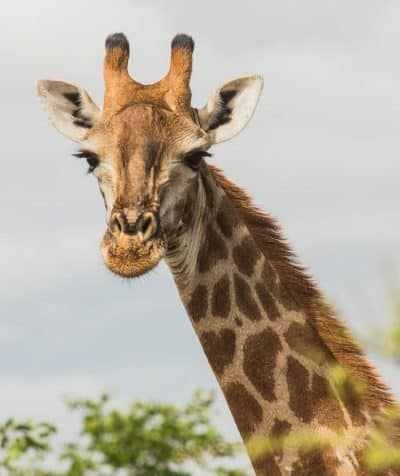
#> input picture Giraffe.jpg, 400 x 476 px
$ python -i ex2_utils.py   (imports and definitions only)   (older library calls are emulated)
#> lines starting #> are read from the running program, lines starting #| are printed output that depends on the picture
#> further down, picture is the input picture: shape (476, 400, 3); mean B, G, R 155.4, 171.9, 181.9
import numpy as np
import cv2
import math
from skimage import filters
import scipy.ndimage as nd
import scipy
from scipy.ndimage import gaussian_filter


# [24 lines left out: functions imReadAndConvert, conv_trans1d, not called in this run]


"""
Convolve a 1-D array with a given kernel
:param inSignal: 1-D array
:param kernel1: 1-D array as a kernel
:return: The convolved array
"""
#https://www.youtube.com/watch?v=BPBTmXKtFRQ
# [26 lines left out: functions conv1D, conv_trans2d, not called in this run]

"""
Convolve a 2-D array with a given kernel
:param inImage: 2D image
:param kernel2: A kernel
:return: The convolved image
"""
#https://www.youtube.com/watch?v=BPBTmXKtFRQ
# [46 lines left out: function conv2D, not called in this run]


"""
Calculate gradient of an image
:param inImage: Grayscale iamge
:return: (directions, magnitude,x_der,y_der)
"""
# https://stackoverflow.com/questions/49732726/how-to-compute-the-gradients-of-image-using-python
# [30 lines left out: functions convDerivative, gaussian_kernel, not called in this run]

"""
Blur an image using a Gaussian kernel
:param inImage: Input image
:param kernelSize: Kernel size
:return: The Blurred image
"""
#https://medium.com/spinor/a-straightforward-introduction-to-image-blurring-smoothing-using-python-f8870cf1096
# [6 lines left out: function blurImage1, not called in this run]


"""
Blur an image using a Gaussian kernel using OpenCV built-in functions
:param inImage: Input image
:param kernelSize: Kernel size
:return: The Blurred image
"""
#https://medium.com/spinor/a-straightforward-introduction-to-image-blurring-smoothing-using-python-f8870cf1096
# [5 lines left out: function blurImage2, not called in this run]


def norm(img1: np.ndarray, img2: np.ndarray , thresh: float):
    img_copy = np.zeros(img1.shape)
    for i in range(img1.shape[0]):
        for j in range(img1.shape[1]):
            q = (img1[i][j]**2 + img2[i][j]**2)**(1/2)
            if(q > thresh):
                img_copy[i][j] = 255
            else:
                img_copy[i][j] = q
    return img_copy


"""
Detects edges using the Sobel method
:param img: Input image
:param thresh: The minimum threshold for the edge response
:return: opencv solution, my implementation
"""
#https://www.youtube.com/watch?v=Ie2Tj_3Ug2A
def edgeDetectionSobel(img: np.ndarray, thresh: float = 0.7)-> (np.ndarray, np.ndarray):

#> called with thresh = 0.7
    kernel = np.zeros(shape = (3,3))
    kernel[0,0] = -1
    kernel[0, 1] = -2
    kernel[0, 2] = -1
    kernel[1, 0] = 0
    kernel[1, 1] = 0
    kernel[1, 2] = 0
    kernel[2, 0] = 1
    kernel[2, 1] = 2
    kernel[2, 2] = 1
    if(thresh == 1):
        kernel = kernel *1/3
    gy = cv2.filter2D(img, -1, kernel)
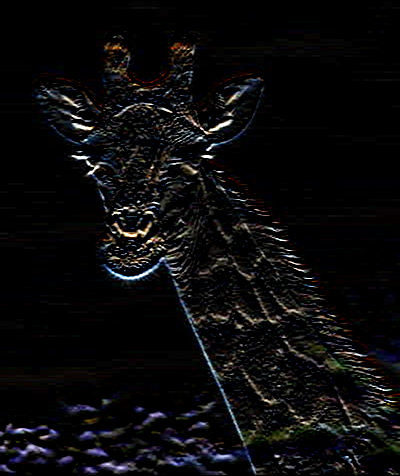
#> gy: shape (476, 400, 3); mean B, G, R 11.3, 10.6, 11

    kernel2 = np.zeros(shape=(3, 3))
    kernel2[0, 0] = -1
    kernel2[0, 1] = 0
    kernel2[0, 2] = 1
    kernel2[1, 0] = -1
    kernel2[1, 1] = 0
    kernel2[1, 2] = 1
    kernel2[2, 0] = -2
    kernel2[2, 1] = 0
    kernel2[2, 2] = 2
    if (thresh == 1):
        kernel2 = kernel2 *1/3
    gx = cv2.filter2D(img, -1, kernel2)
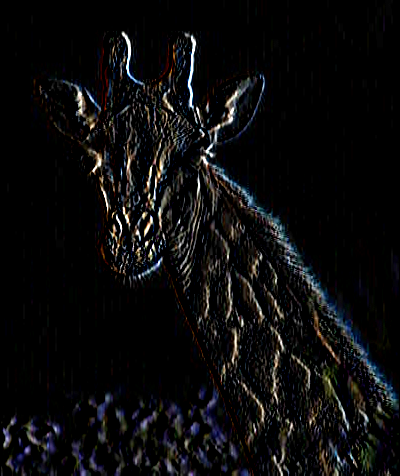
#> gx: shape (476, 400, 3); mean B, G, R 12.6, 12, 12.2

    myans = norm(gx,gy,thresh)
#> after the loop in norm, `for i in range(img1.shape[0]):`: img_copy: shape (476, 400, 3) float64; every value is 0

    sobelx = cv2.Sobel(img, cv2.CV_64F, 1, 0, ksize=thresh)
    sobely = cv2.Sobel(img, cv2.CV_64F, 0, 1, ksize=thresh)

    sobel = np.hypot(sobelx, sobely)

    return (sobel,myans)


"""
Detecting edges using the "ZeroCrossing" method
:param I: Input image
:return: Edge matrix
"""
#https://books.google.co.il/books?id=-9_dDwAAQBAJ&pg=PA73&lpg=PA73&dq=edge+detection+zero+crossing+python+code+implement&source=bl&ots=TXm8NUN-GG&sig=ACfU3U0x7QALvrgSGZ1oGEnFPpqx6pjufw&hl=iw&sa=X&ved=2ahUKEwjHhoWc1M_pAhUGcBQKHRLmA6MQ6AEwEXoECAoQAQ#v=onepage&q=edge%20detection%20zero%20crossing%20python%20code%20implement&f=false
#https://www.mathworks.com/help/images/ref/edge.html
# [13 lines left out: function edgeDetectionZeroCrossingSimple, not called in this run]


"""
Detecting edges using the "ZeroCrossingLOG" method
:param I: Input image
:return: :return: Edge matrix
"""
#https://github.com/debikadutt/Edge-Detection-using-LoG-and-DoG/blob/master/LoG.py#L8
# [21 lines left out: function edgeDetectionZeroCrossingLOG, not called in this run]


"""
Detecting edges usint "Canny Edge" method
:param img: Input image
:param thrs_1: T1
:param thrs_2: T2
:return: opencv solution, my implementation
"""
# http://www.adeveloperdiary.com/data-science/computer-vision/implement-canny-edge-detector-using-python-from-scratch/
# https://opencv-python-tutroals.readthedocs.io/en/latest/py_tutorials/py_imgproc/py_canny/py_canny.html
# https://scikit-image.org/docs/dev/auto_examples/filters/plot_hysteresis.html
# [61 lines left out: functions edgeDetectionCanny, non_max_suppression, hysteresis, not called in this run]


"""
Find Circles in an image using a Hough Transform algorithm extension
:param I: Input image
:param minRadius: Minimum circle radius
:param maxRadius: Maximum circle radius
:return: A list containing the detected circles,
[(x,y,radius),(x,y,radius),...]
"""
#https://en.wikipedia.org/wiki/Circle_Hough_Transform
#https://github.com/PavanGJ/Circle-Hough-Transform/blob/master/main.py
#https://opencv-python-tutroals.readthedocs.io/en/latest/py_tutorials/py_imgproc/py_houghcircles/py_houghcircles.html
# [76 lines left out: functions houghCircle, smoothen, edge, not called in this run]

>>> import cv2
>>> picture = cv2.imread('Giraffe.jpg')
#> (the run stopped early here; a loop or call above may not have finished)
